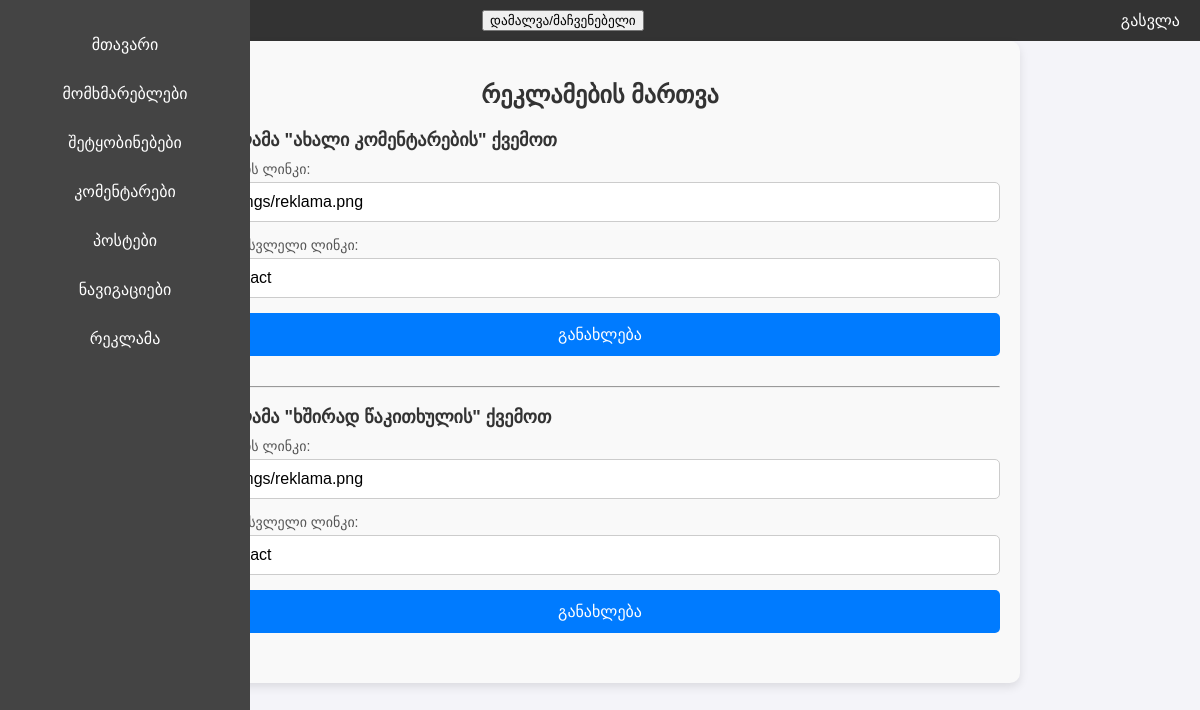
/admin/index.php?reklama (signed in), run on the app's committed database.
### tables this page shows
CREATE TABLE `reklama` (
  `id` int(11) NOT NULL,
  `name` text NOT NULL,
  `imgs` text NOT NULL,
  `link` text NOT NULL,
  `created_at` timestamp NOT NULL DEFAULT current_timestamp() ON UPDATE current_timestamp()
);

### admin/admin_src/reklama.php (the view, shortened to what this page needs)
<?php
$ads_comment = mysqli_fetch_all($connect->query("SELECT id, imgs, link FROM reklama ORDER BY created_at DESC LIMIT 2"));
?>
<div class="reklama-form-container">
    <h2>რეკლამების მართვა</h2>
    <form action="" method="post">
        <div class="reklama">
            <p class="reklama-title"><b>რეკლამა "ახალი კომენტარების" ქვემოთ</b></p>
            <div class="reklama-item">
                <label for="ad1-img">სურათის ლინკი:</label>
                <input type="text" id="ad1-img" name="ad1-img" value="<?=$ads_comment[0][1]?>" class="reklama-input">
            </div>
            <div class="reklama-item">
                <label for="ad1-link">გადასასვლელი ლინკი:</label>
                <input type="text" id="ad1-link" name="ad1-link" value="<?=$ads_comment[0][2]?>" class="reklama-input">
            </div>
            <button type="submit" class="reklama-submit-button">განახლება</button>
        </div>
    </form>
    <hr>
    <form action="" method="post">
        <div class="reklama">
            <p class="reklama-title"><b>რეკლამა "ხშირად წაკითხულის" ქვემოთ</b></p>
            <div class="reklama-item">
                <label for="ad2-img">სურათის ლინკი:</label>
                <input type="text" id="ad2-img" name="ad2-img" value="<?=$ads_comment[1][1]?>" class="reklama-input">
            </div>
            <div class="reklama-item">
                <label for="ad2-link">გადასასვლელი ლინკი:</label>
                <input type="text" id="ad2-link" name="ad2-link" value="<?=$ads_comment[1][2]?>" class="reklama-input">
            </div>
            <button type="submit" class="reklama-submit-button">განახლება</button>
        </div>
    </form>
</div>

### admin/index.php (shortened to what this page needs)
<?php
include "../db/connect.php";
?>
<!DOCTYPE html>
<html lang="en">
<head>
    <link rel="stylesheet" href="adminstyle.css">
</head>
<body>
    <div class="navbar">
        <button class="toggle-sidebar">დამალვა/მაჩვენებელი</button>
        <div>
            <a href="/">გასვლა</a>
        </div>
    </div>
    <div class="sidebar">
        <ul>
            <li><a href="/admin">მთავარი</a></li>
            <li><a href="?users">მომხმარებლები</a></li>
            <li><a href="?messages">შეტყობინებები</a></li>
            <li><a href="?comments">კომენტარები</a></li>
            <li><a href="?post_before">პოსტები</a></li>
            <li><a href="?navs">ნავიგაციები</a></li>
            <li><a href="?reklama">რეკლამა</a></li>
        </ul>
    </div>
    <div class="content">
    <?php
    if(isset($_GET['post_before'])){
        include "admin_src/post_before.php";
    }elseif(isset($_GET['reklama'])){
        include "admin_src/reklama.php";
    }elseif(isset($_GET['messages'])){
        include "admin_src/messages.php";
    }
    elseif(isset($_GET['post_details'])){
        include "admin_src/post_after.php";
    }elseif(isset($_GET['maintheme'])){
        include "admin_src/maintheme.php";
    }elseif(isset($_GET['users'])){
        include "admin_src/users.php";
    }elseif(isset($_GET['comments'])){
            include "admin_src/comments.php";
    }elseif(isset($_GET['post_edit'])){
        include "admin_src/post_edit.php";
    }elseif(isset($_GET['navs'])){
        include "admin_src/navs.php";
    }  else{
        include "admin_src/dashbord.php";
    }
    ?>
    </div>
</body>
</html>

### admin/adminstyle.css (style rules this page uses)
body { font-family: Arial, sans-serif; margin: 0; padding: 0; background-color: #f4f4f9; }
.navbar { background-color: #333; color: #fff; padding: 10px 20px; display: flex; justify-content: space-between; align-items: center; }
.navbar a { color: #fff; text-decoration: none; margin-left: 15px; }
.sidebar { width: 250px; background-color: #444; color: #fff; height: 100vh; position: fixed; top: 0; left: 0; padding-top: 20px; transition: all 0.3s ease; box-sizing: border-box; z-index: 999; }
.sidebar ul { list-style: none; padding: 0; display: flex; flex-direction: column; align-items: flex-start; margin: 0; }
.sidebar ul li { padding: 15px 0px; text-align: center; width: 100%; }
.sidebar ul li a { color: #fff; text-decoration: none; display: block; }
.content h2 { text-align: center; font-size: 24px; color: #333; margin-bottom: 20px; }
.reklama-form-container { width: 80%; max-width: 900px; margin: 20px auto; background-color: #f9f9f9; padding: 20px; border-radius: 8px; box-shadow: 0 4px 8px rgba(0, 0, 0, 0.1); }
.reklama-item { margin-bottom: 15px; }
.reklama-item label { font-size: 16px; color: #333; display: block; margin-bottom: 5px; }
.reklama-input { width: 100%; padding: 10px; font-size: 16px; border: 1px solid #ddd; border-radius: 4px; box-sizing: border-box; }
.reklama-submit-button { background-color: #4CAF50; color: white; padding: 12px 20px; font-size: 16px; border: none; border-radius: 4px; cursor: pointer; width: 100%; }
.reklama-form-container { max-width: 800px; margin: 0 auto; padding: 20px; background-color: #f9f9f9; border-radius: 10px; box-shadow: 0 4px 10px rgba(0, 0, 0, 0.1); }
.reklama-form-container h2 { font-size: 24px; color: #333; text-align: center; margin-bottom: 20px; }
.reklama { margin-bottom: 30px; }
.reklama-title { font-size: 18px; color: #333; margin-bottom: 10px; font-weight: bold; }
.reklama-item label { display: block; font-size: 14px; color: #555; margin-bottom: 5px; }
.reklama-input { width: 100%; padding: 10px; font-size: 16px; border: 1px solid #ccc; border-radius: 5px; background-color: #fff; transition: border-color 0.3s ease; }
.reklama-submit-button { background-color: #007BFF; color: white; padding: 12px 20px; border: none; border-radius: 5px; cursor: pointer; transition: background-color 0.3s ease; width: 100%; }
.toggle-sidebar { margin: auto; }

### data on the page
reklama: ad1-img "src/imgs/reklama.png", ad1-link "?contact"
reklama: ad2-img "src/imgs/reklama.png", ad2-link "?contact"
